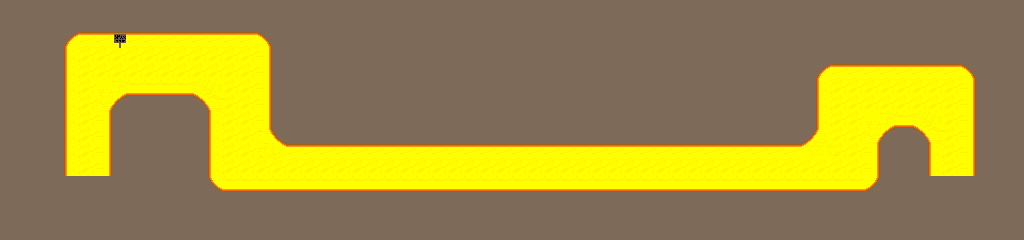

A level layout from a 2D game, rendered from its tile map. Below: a short description, then the map file with tile-grid data replaced by summaries:
An orthogonal 64x15 tile map with 16x16 px tiles, 3 tile layers (Tile Layer 2, Tile Layer 1, Tile Layer 3), 2 tilesets.

<map version="1.10" tiledversion="1.10.2" orientation="orthogonal" renderorder="right-down" width="64" height="15" tilewidth="16" tileheight="16" infinite="0" nextlayerid="4" nextobjectid="1">
 <tileset firstgid="1" source="terrain_tilesets.tsx" />
 <tileset firstgid="289" source="dirt cutout.tsx" />
 <layer id="2" name="Tile Layer 2" width="64" height="15">
  <data>[960 cells, 960 non-empty, 2 distinct tile ids]</data>
 </layer>
 <layer id="1" name="Tile Layer 1" width="64" height="15">
  <data>[960 cells, 264 non-empty, 25 distinct tile ids]</data>
 </layer>
 <layer id="3" name="Tile Layer 3" width="64" height="15">
  <data>[960 cells, 1 non-empty, 1 distinct tile ids]</data>
 </layer>
</map>
